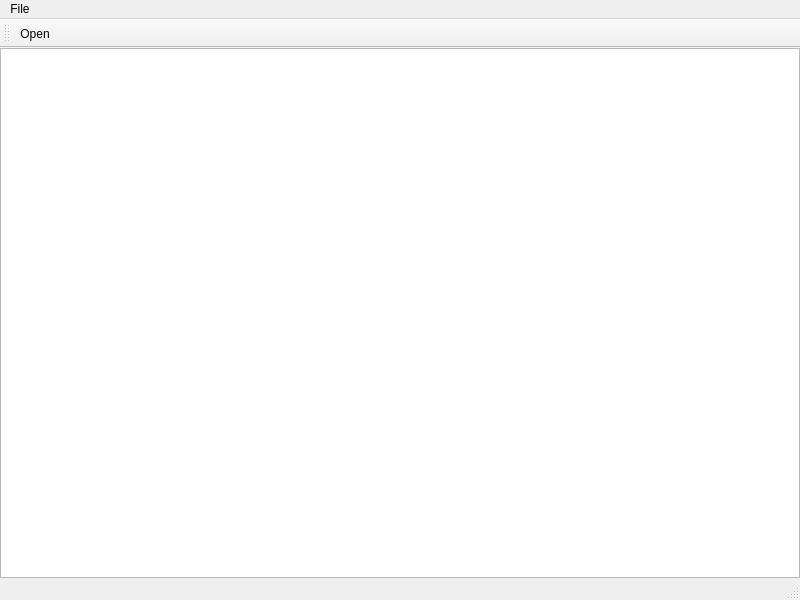
<?xml version="1.0" encoding="UTF-8"?>
<ui version="4.0">
 <class>MainWindow</class>
 <widget class="QMainWindow" name="MainWindow">
  <property name="geometry">
   <rect>
    <x>0</x>
    <y>0</y>
    <width>800</width>
    <height>600</height>
   </rect>
  </property>
  <property name="windowTitle">
   <string>Ctrl-Cut</string>
  </property>
  <property name="unifiedTitleAndToolBarOnMac">
   <bool>true</bool>
  </property>
  <widget class="QWidget" name="centralwidget">
   <layout class="QVBoxLayout" name="verticalLayout">
    <property name="margin">
     <number>0</number>
    </property>
    <item>
     <widget class="NavigationView" name="graphicsView"/>
    </item>
   </layout>
  </widget>
  <widget class="QMenuBar" name="menubar">
   <property name="geometry">
    <rect>
     <x>0</x>
     <y>0</y>
     <width>800</width>
     <height>22</height>
    </rect>
   </property>
   <widget class="QMenu" name="fileMenu">
    <property name="title">
     <string>File</string>
    </property>
    <addaction name="fileOpenAction"/>
    <addaction name="fileImportAction"/>
    <addaction name="separator"/>
    <addaction name="filePrintAction"/>
   </widget>
   <addaction name="fileMenu"/>
  </widget>
  <widget class="QStatusBar" name="statusbar"/>
  <widget class="QToolBar" name="toolBar">
   <property name="windowTitle">
    <string>toolBar</string>
   </property>
   <attribute name="toolBarArea">
    <enum>TopToolBarArea</enum>
   </attribute>
   <attribute name="toolBarBreak">
    <bool>false</bool>
   </attribute>
   <addaction name="fileOpenAction"/>
  </widget>
  <action name="fileOpenAction">
   <property name="icon">
    <iconset resource="ctrl-cut.qrc">
     <normaloff>:/icons/fileopen.png</normaloff>:/icons/fileopen.png</iconset>
   </property>
   <property name="text">
    <string>&amp;Open...</string>
   </property>
   <property name="shortcut">
    <string>Ctrl+O</string>
   </property>
  </action>
  <action name="filePrintAction">
   <property name="text">
    <string>&amp;Print...</string>
   </property>
   <property name="shortcut">
    <string>Ctrl+P</string>
   </property>
  </action>
  <action name="fileImportAction">
   <property name="text">
    <string>&amp;Import</string>
   </property>
   <property name="shortcut">
    <string>Ctrl+I</string>
   </property>
  </action>
 </widget>
 <customwidgets>
  <customwidget>
   <class>NavigationView</class>
   <extends>QGraphicsView</extends>
   <header>NavigationView.h</header>
  </customwidget>
 </customwidgets>
 <resources>
  <include location="ctrl-cut.qrc"/>
 </resources>
 <connections/>
</ui>
